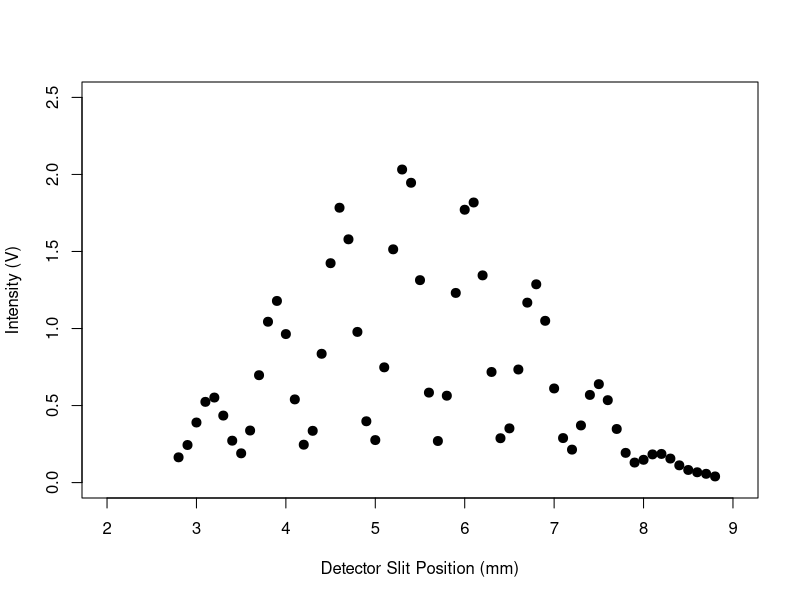
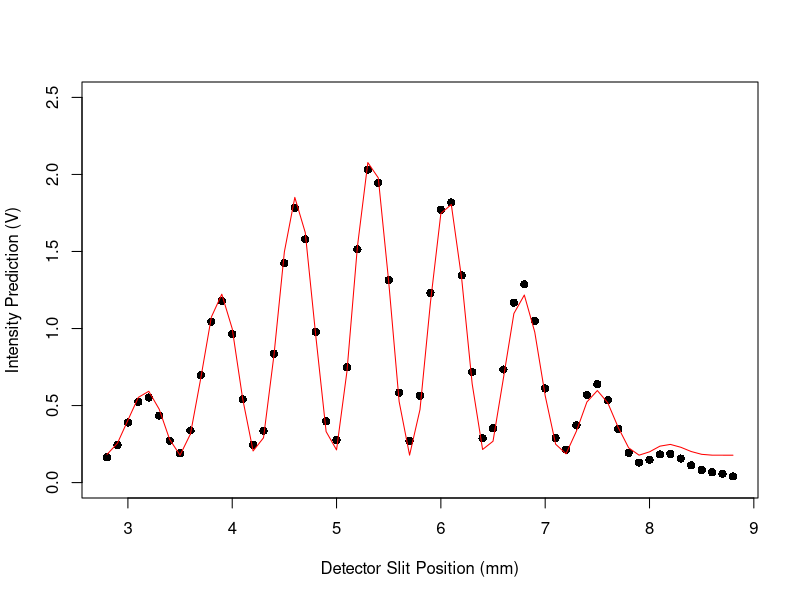
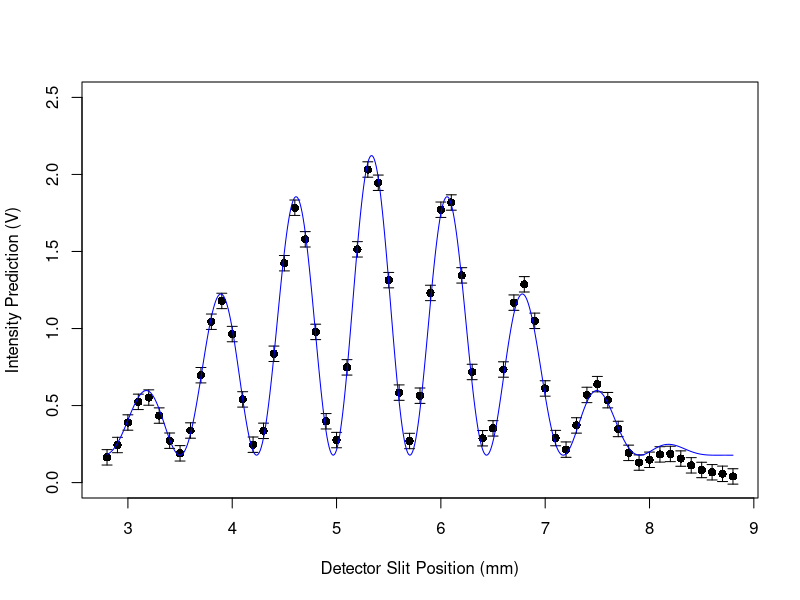
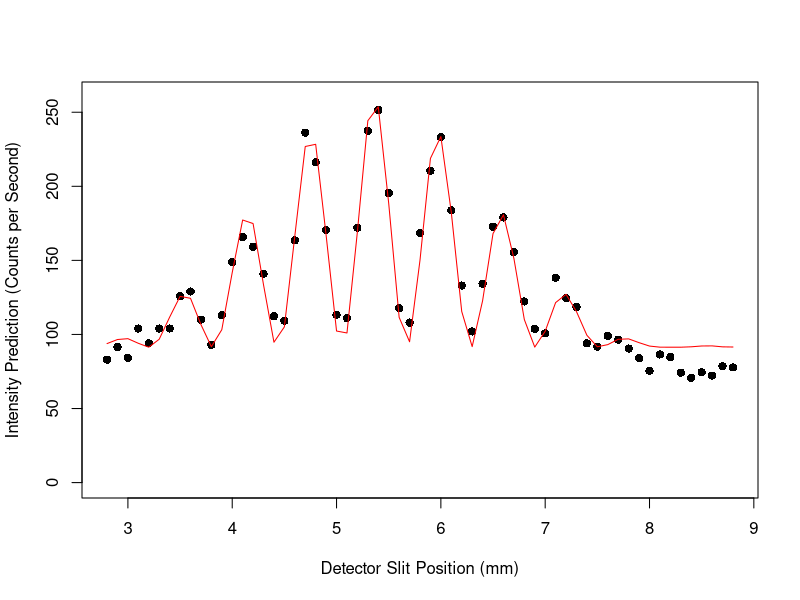
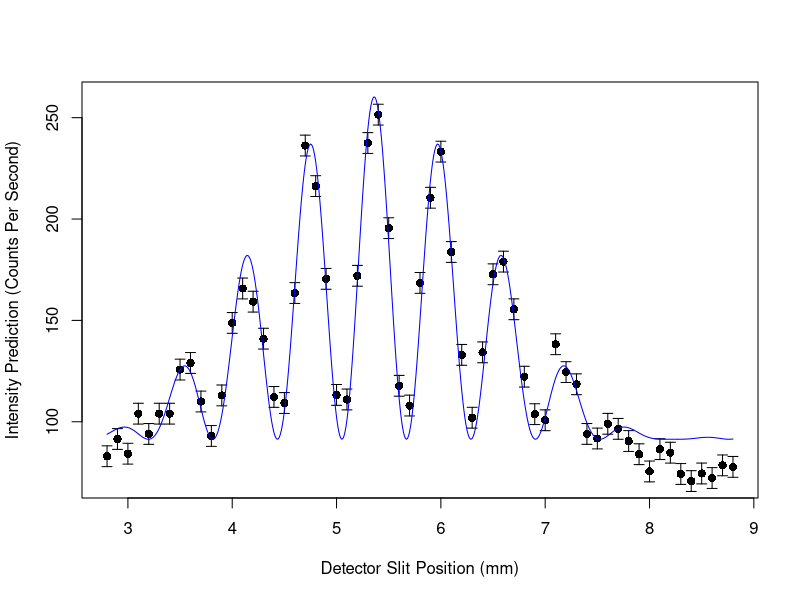
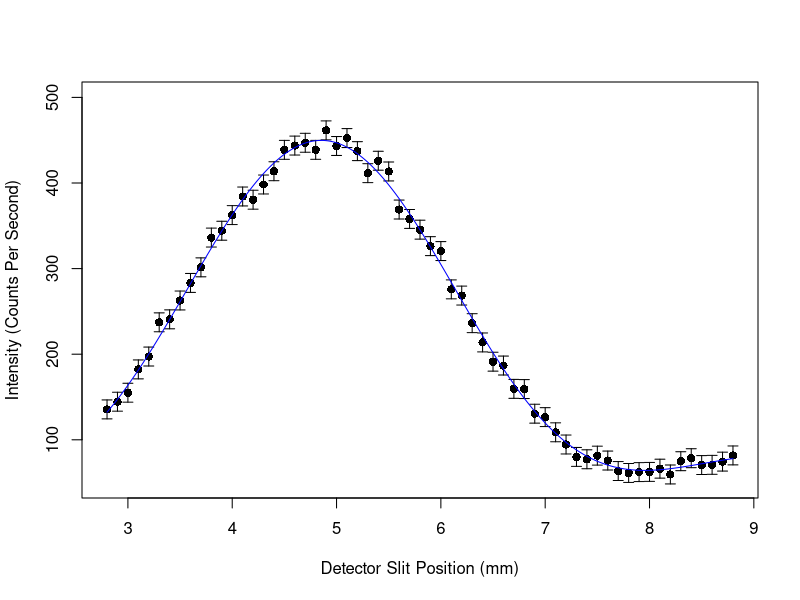
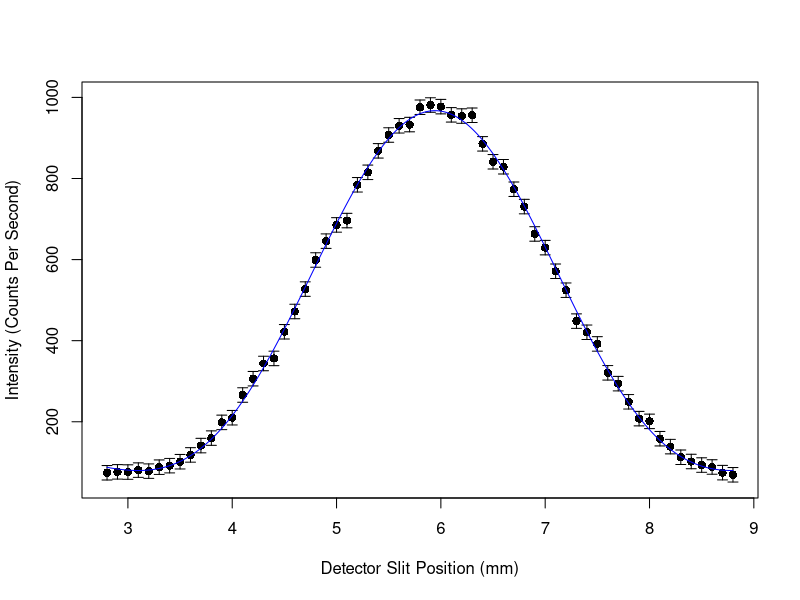
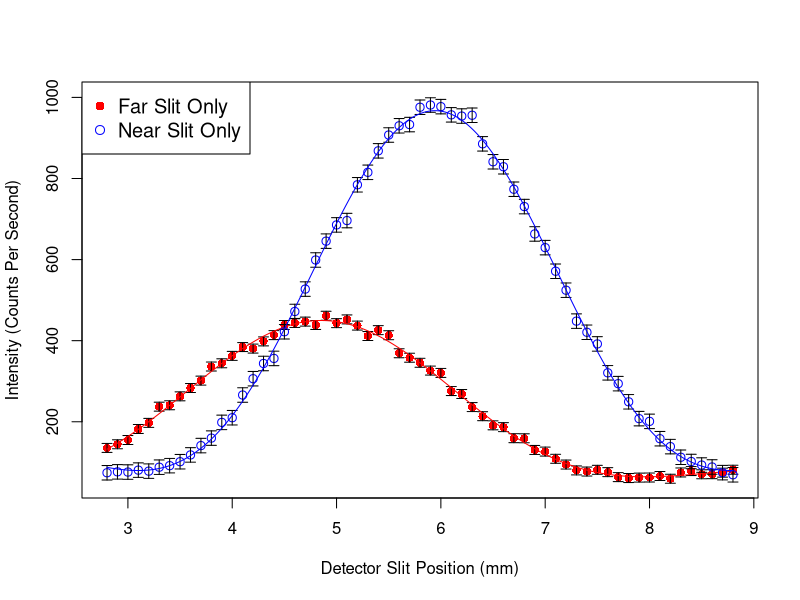

The R source for these figures, in order:
## ---- chunk 1
knitr::opts_chunk$set(echo = TRUE)
## ---- chunk 2
#read in actual data
#getwd()
dslaser = read.csv("aug29_ds_laser.csv")
#head(dslaser)
plot(Voltage~Position,data=dslaser,pch=21,bg="black",xlim=c(2,9),ylim=c(0,2.5),cex=1.2,ylab="Intensity (V)",xlab="Detector Slit Position (mm)")
## ---- chunk 3
#get data
ydata = dslaser$Voltage
xdata = dslaser$Position
y = ydata
lambda0 = 0.000658 #guess for lambda from approximations

x<-seq(2.8,8.8,0.1)
fraun=nls(y~I0*(sin(pi*a/lambda0*sin(pi - (x - x0)/500))/(pi*a/lambda0*sin(pi - (x - x0)/500)))^2 * (cos(pi*d/lambda0*sin(pi - (x - x0)/500)))^2 + darkcount, start=list(I0=2.070, a=0.1, d=0.457, x0=5.35, darkcount=0.1))

summary(fraun)
#1 - sqrt(0.129) = r
#This new plot can be made by using the lines() function
plot(xdata,ydata,xlab="Detector Slit Position (mm)",ylab="Intensity Prediction (V)", col="black",pch=16,cex=1.1, ylim=c(0,2.5))
lines(x,predict(fraun),col="red") #actual prediction

#set parameters from fit summary
darkcount = 0.177812
x0 = 5.335782
I0 = 1.945001 #(add darkcount for measured I0)
a = 0.094913
d = 0.447712
lambda=0.000658

xcalc<-seq(2.8,8.8,0.01) #NEED TO INCREASE DENSITY BUT CAN'T
#ycalc = I0*(sin(pi*a/lambda*sin(pi - (x - x0)/500))/(pi*a/lambda*sin(pi - (x - x0)/500)))^2 * (cos(pi*d/lambda0*sin(pi - (x - x0)/500)))^2

#plot from parameters and save to png
#png("figure3.png", width=500, height=350) #open the file
plot(xdata,ydata,xlab="Detector Slit Position (mm)",ylab="Intensity Prediction (V)", col="black",pch=16,cex=1.1, ylim=c(0,2.5))
#error bars
arrows(x, y-0.05, x, y+0.05, length=0.05, angle=90, code=3)
lines(xcalc,I0*(sin(pi*a/lambda*sin(pi - (xcalc - x0)/500))/(pi*a/lambda*sin(pi - (xcalc - x0)/500)))^2 * (cos(pi*d/lambda*sin(pi - (xcalc - x0)/500)))^2 + darkcount,col="blue")
#dev.off() #close the file
## ---- chunk 4
#get data
dsbulb=read.csv("sep04_ds_bulb.csv")
xdata = dsbulb$Position
ydata = dsbulb$AvgCount #counts per second = intensity
y = ydata
lambda0 = 0.000594 #guess for lambda from approximations

x<-seq(2.8,8.8,0.1)
fraun=nls(y~I0*(sin(pi*a/lambda0*sin(pi - (x - x0)/500))/(pi*a/lambda0*sin(pi - (x - x0)/500)))^2 * (cos(pi*d/lambda0*sin(pi - (x - x0)/500)))^2 + darkcount, start=list(I0=251.5, a=0.1, d=0.457, x0=5.35, darkcount=70))

summary(fraun)
#1 - sqrt(0.129) = r
#This new plot can be made by using the lines() function
plot(xdata,ydata,xlab="Detector Slit Position (mm)",ylab="Intensity Prediction (Counts per Second)", col="black",pch=16,cex=1.1, ylim=c(0,260))
lines(x,predict(fraun),col="red") #actual prediction

#set parameters from fit summary
darkcount = 91.38
x0 = 5.361
I0 = 168.9 #(add darkcount for measured I0)
a = 0.102
d = 0.4803
lambda=0.000594

xcalc<-seq(2.8,8.8,0.01)

#plot from parameters and save to png
#png("figure4.png", width=500, height=350) #open the file
plot(xdata,ydata,xlab="Detector Slit Position (mm)",ylab="Intensity Prediction (Counts Per Second)", col="black",pch=16,cex=1.1, ylim=c(70,260))
#error bars
arrows(x, y-5.133, x, y+5.133, length=0.05, angle=90, code=3)
lines(xcalc,I0*(sin(pi*a/lambda*sin(pi - (xcalc - x0)/500))/(pi*a/lambda*sin(pi - (xcalc - x0)/500)))^2 * (cos(pi*d/lambda*sin(pi - (xcalc - x0)/500)))^2 + darkcount,col="blue")
#dev.off() #close the file
## ---- chunk 5
#get data
fsbulb=read.csv("sep05_fs_bulb9.csv")
x_fs=fsbulb$Position
y_fs=fsbulb$AvgCount
nsbulb=read.csv("sep09_ns_bulb.csv")
x_ns=nsbulb$Position
y_ns=nsbulb$AvgCount

lambda0 = 0.000594 #guess for lambda from approximations

# fit far slit data
x = x_fs
y = y_fs

x<-seq(2.8,8.8,0.1)
fraun_fs=nls(y~I0/4*(sin(pi*a/lambda0*sin(pi - (x - x0)/500))/(pi*a/lambda0*sin(pi - (x - x0)/500)))^2 + darkcount, start=list(I0=2432.5, a=0.1, x0=5.0, darkcount=70))
summary(fraun_fs)
#1 - sqrt(0.129) = r
#This new plot can be made by using the lines() function
#plot(x_fs,y_fs,xlab="Detector Slit Position (mm)",ylab="Intensity (Counts per Second)", col="black",pch=16,cex=1.1, ylim=c(0,500))
#lines(x,predict(fraun_fs),col="red")

#set parameters from fit summary
darkcount = summary(fraun_fs)$coefficients[4,1]
x0 = summary(fraun_fs)$coefficients[3,1]
I0 = summary(fraun_fs)$coefficients[1,1] #(add darkcount for measured I0)
I_error = summary(fraun_fs)$coefficients[1,2]
a = summary(fraun_fs)$coefficients[2,1]
lambda=0.000594

#plot far slit only
xcalc<-seq(2.8,8.8,0.01)
#png("figure4.png", width=500, height=350) #open the file
plot(x_fs,y_fs,xlab="Detector Slit Position (mm)",ylab="Intensity (Counts Per Second)", col="black",pch=16,cex=1.1, ylim=c(50,500))
#error bars
arrows(x, y-I_error, x, y+I_error, length=0.05, angle=90, code=3)
lines(xcalc,I0/4*(sin(pi*a/lambda*sin(pi - (xcalc - x0)/500))/(pi*a/lambda*sin(pi - (xcalc - x0)/500)))^2 + darkcount,col="blue")
#dev.off() #close the file

#--------------------------------------------------------------------
# fit near slit data
x = x_ns
y = y_ns
x<-seq(2.8,8.8,0.1)
fraun_ns=nls(y~I0/4*(sin(pi*a/lambda0*sin(pi - (x - x0)/500))/(pi*a/lambda0*sin(pi - (x - x0)/500)))^2 + darkcount, start=list(I0=2432.5, a=0.1, x0=5.0, darkcount=70))
summary(fraun_ns)

#set parameters from fit summary
darkcount = summary(fraun_ns)$coefficients[4,1]
x0 = summary(fraun_ns)$coefficients[3,1]
I0 = summary(fraun_ns)$coefficients[1,1] #(add darkcount for measured I0)
I_error = summary(fraun_ns)$coefficients[1,2]
a = summary(fraun_ns)$coefficients[2,1]
lambda=0.000594

#plot near slit only
xcalc<-seq(2.8,8.8,0.01)
#png("figure4.png", width=500, height=350) #open the file
plot(x_ns,y_ns,xlab="Detector Slit Position (mm)",ylab="Intensity (Counts Per Second)", col="black",pch=16,cex=1.1, ylim=c(50,1000))
#error bars
arrows(x_ns, y_ns-I_error, x_ns, y_ns+I_error, length=0.05, angle=90, code=3)
lines(xcalc,I0/4*(sin(pi*a/lambda*sin(pi - (xcalc - x0)/500))/(pi*a/lambda*sin(pi - (xcalc - x0)/500)))^2 + darkcount,col="blue")
#dev.off() #close the file

#---------------------------------------------------------------------------
#plot both on same graph

#png("figure5.png", width=500, height=350) #open the file

xcalc<-seq(2.8,8.8,0.01) #fitting function density
# set far slit parameters
darkcount = summary(fraun_fs)$coefficients[4,1]
x0 = summary(fraun_fs)$coefficients[3,1]
I0 = summary(fraun_fs)$coefficients[1,1] #(add darkcount for measured I0)
I_error = summary(fraun_fs)$coefficients[1,2]
a = summary(fraun_fs)$coefficients[2,1]

#start plot with far slit points
plot(x_fs,y_fs,xlab="Detector Slit Position (mm)",ylab="Intensity (Counts Per Second)", col="red",pch=16,cex=1.1, ylim=c(50,1000))
# far slit error bars
arrows(x_fs, y_fs-I_error, x_fs, y_fs+I_error, length=0.05, angle=90, code=3)
# plot far slit fitting function
lines(xcalc,I0/4*(sin(pi*a/lambda*sin(pi - (xcalc - x0)/500))/(pi*a/lambda*sin(pi - (xcalc - x0)/500)))^2 + darkcount,col="red")

# set near slit parameters
darkcount = summary(fraun_ns)$coefficients[4,1]
x0 = summary(fraun_ns)$coefficients[3,1]
I0 = summary(fraun_ns)$coefficients[1,1] #(add darkcount for measured I0)
I_error = summary(fraun_ns)$coefficients[1,2]
a = summary(fraun_ns)$coefficients[2,1]

# add near slit points and error bars
points(x_ns,y_ns, col="blue",cex=1.1) #pch=16
# near slit error bars
arrows(x_ns, y_ns-I_error, x_ns, y_ns+I_error, length=0.05, angle=90, code=3)
# plot near slit fitting function
lines(xcalc,I0/4*(sin(pi*a/lambda*sin(pi - (xcalc - x0)/500))/(pi*a/lambda*sin(pi - (xcalc - x0)/500)))^2 + darkcount,col="blue")

#add legend to plot
legend("topleft", legend=c("Far Slit Only", "Near Slit Only"), col=c("red", "blue"), pch = c(16,1), cex=1.2) #lty=1:2

#dev.off() #close the file
